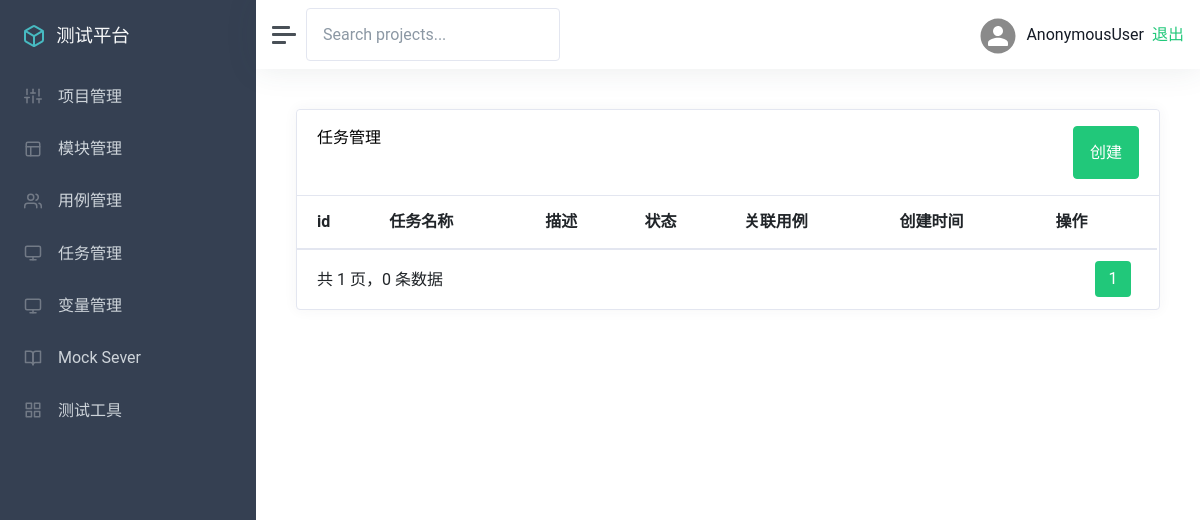
Page /task/task_list/ on the earlier database version.
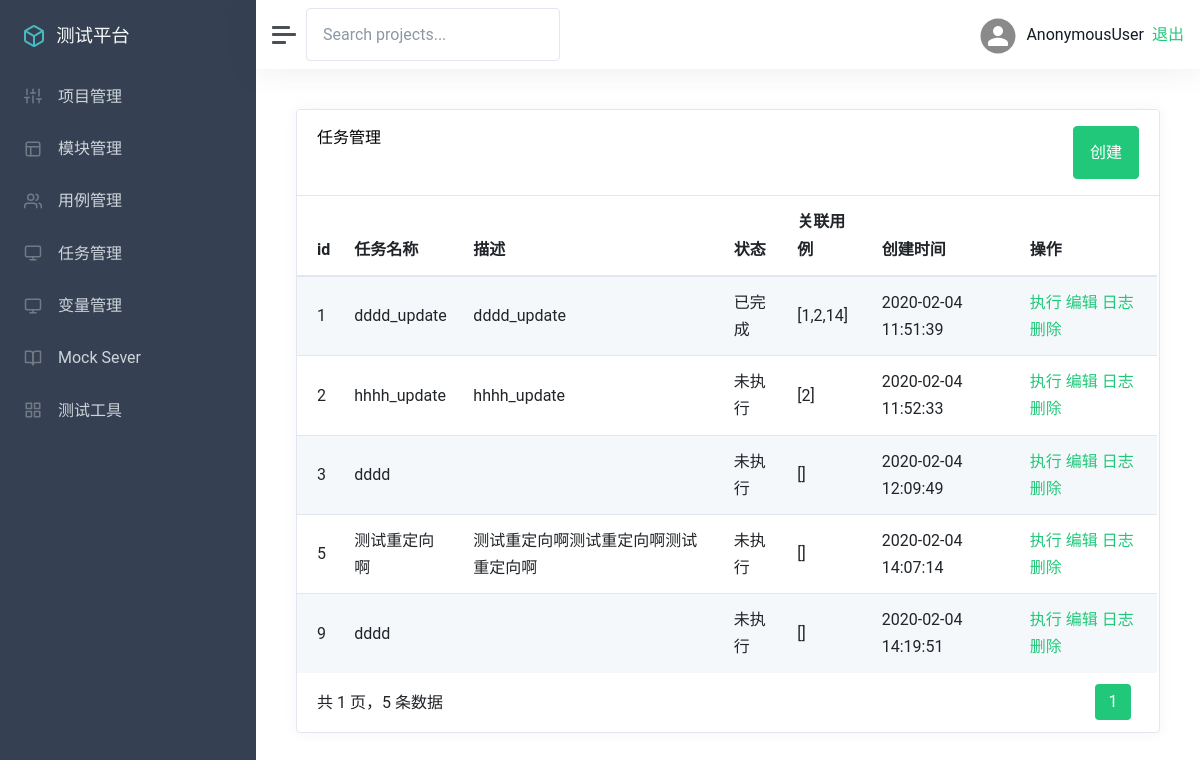
Same page on the later database version.
### app_task/models.py (models this page shows, shortened)
class TestTask(models.Model):
    STATUS_CHOICES = (
    ('0', '未执行'),
    ('1', '执行中'),
    ('2', '已完成')
    )
    name = models.CharField("名称", max_length=100, blank=False, default="")
    describe = models.TextField("描述", default="")
    status = models.SmallIntegerField("状态", default='0', choices=STATUS_CHOICES)
    cases = models.TextField("关联用例", default="")
    create_time = models.DateTimeField("创建时间", auto_now_add=True)

### app_task/views.py (the view)
# urls.py: path('task_list/', views.task_list),
def task_list(request):
    taskList = TestTask.objects.all()
    p = Paginator(taskList, 5)
    page = request.GET.get('page')
    if page == '':
        page =1
    try:
        taskList = p.page(page)
    except PageNotAnInteger:
        taskList = p.page(1)
    except EmptyPage:
        taskList = p.page(p.num_pages)
    return render(request, 'task/list.html', {
        'taskList':taskList
    })

### templates/task/list.html (shortened to what this page needs)
{% extends "manage.html" %}
{% block manage %}
<div class="card flex-fill">
    <div class="card-header">
        <h5 class="card-title mb-0" style="float:left">任务管理</h5>
        <button onclick="add()" type="button" class="btn btn-primary" style="float:right">创建</button>
    </div>
    <div id="datatables-dashboard-traffic_wrapper" class="dataTables_wrapper dt-bootstrap4 no-footer">
        <div class="row">
            <div class="col-sm-12">
                <table id="datatables-dashboard-traffic" class="table table-striped my-0 dataTable no-footer"
                    role="grid" aria-describedby="datatables-dashboard-traffic_info">
                    <thead>
                        <tr role="row">
                            <th>id</th>
                            <th>任务名称</th>
                            <th>描述</th>
                            <th>状态</th>
                            <th>关联用例</th>
                            <th>创建时间</th>
                            <th>操作</th>
                        </tr>
                    </thead>
                    <tbody>
                        {% for t in taskList %}
                        <tr role="row" class="odd">
                            <td>{{ t.id }}</td>
                            <td>{{ t.name }}</td>
                            <td>{{ t.describe }}</td>
                            {% if t.status == 0 %}
                                <td>未执行</td>
                            {% elif t.status == 1 %}
                                <td>执行中</td>
                            {% elif t.status == 2 %}
                                <td>已完成</td>
                            {% endif %}
                            <td>{{ t.cases }}</td>
                            <td>{{ t.create_time |date:"Y-m-d H:i:s"}}</td>
                            <td>
                                <a href="/task/task_run/{{t.id}}/">执行</a>
                                <a href="/task/task_edit/{{t.id}}/">编辑</a>
                                <a href="/task/task_log/{{t.id}}/">日志</a>
                                <a onclick="task_delete({{ t.id }})" style="color:#21c87a;"  id="delete-project-id">删除</a>
                            </td>
                        </tr>
                        {% endfor %}
                    </tbody>
                </table>
            </div>
        </div>
        <div class="row">
            <div class="col-sm-12 col-md-5">
                <div class="dataTables_info" id="datatables-dashboard-traffic_info" role="status" aria-live="polite">
                    共 {{ taskList.paginator.num_pages }} 页，{{ taskList.paginator.count }} 条数据
                </div>
            </div>
            <div class="col-sm-12 col-md-7">
                <div class="dataTables_paginate paging_simple_numbers" id="datatables-dashboard-traffic_paginate">
                    <ul class="pagination">
                        <li class="paginate_button page-item active">
                            <a href="#" aria-controls="datatables-dashboard-traffic" data-dt-idx="1" tabindex="0"
                                class="page-link">{{ taskList.number }}</a>
                        </li>
                    </ul>
                </div>
            </div>
{% endblock %}

Differences in the rows shown:
added TestTask: id "1", name "dddd_update", describe "dddd_update", status "已完成", cases "[1,2,14]", create_time "2020-02-04 11:51:39"
added TestTask: id "2", name "hhhh_update", describe "hhhh_update", status "未执行", cases "[2]", create_time "2020-02-04 11:52:33"
added TestTask: id "3", name "dddd", status "未执行", cases "[]", create_time "2020-02-04 12:09:49"
added TestTask: id "5", name "测试重定向啊", describe "测试重定向啊测试重定向啊测试重定向啊", status "未执行", cases "[]", create_time "2020-02-04 14:07:14"
added TestTask: id "9", name "dddd", status "未执行", cases "[]", create_time "2020-02-04 14:19:51"
Other differences:
{{ taskList.paginator.count }}: "0" → "5"
